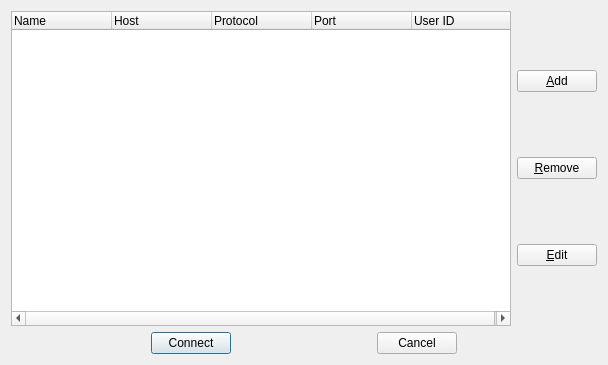
<?xml version="1.0" encoding="UTF-8"?>
<ui version="4.0">
 <class>AddressBookDialog</class>
 <widget class="QDialog" name="AddressBookDialog">
  <property name="geometry">
   <rect>
    <x>0</x>
    <y>0</y>
    <width>608</width>
    <height>365</height>
   </rect>
  </property>
  <property name="windowTitle">
   <string>Address book</string>
  </property>
  <layout class="QVBoxLayout" name="verticalLayout_2">
   <item>
    <layout class="QHBoxLayout" name="horizontalLayout">
     <item>
      <widget class="QTreeWidget" name="addressTree">
       <property name="editTriggers">
        <set>QAbstractItemView::NoEditTriggers</set>
       </property>
       <property name="selectionMode">
        <enum>QAbstractItemView::SingleSelection</enum>
       </property>
       <property name="selectionBehavior">
        <enum>QAbstractItemView::SelectRows</enum>
       </property>
       <property name="rootIsDecorated">
        <bool>false</bool>
       </property>
       <property name="allColumnsShowFocus">
        <bool>true</bool>
       </property>
       <attribute name="headerStretchLastSection">
        <bool>false</bool>
       </attribute>
       <column>
        <property name="text">
         <string>Name</string>
        </property>
       </column>
       <column>
        <property name="text">
         <string>Host</string>
        </property>
       </column>
       <column>
        <property name="text">
         <string>Protocol</string>
        </property>
       </column>
       <column>
        <property name="text">
         <string>Port</string>
        </property>
       </column>
       <column>
        <property name="text">
         <string>User ID</string>
        </property>
       </column>
      </widget>
     </item>
     <item>
      <layout class="QVBoxLayout" name="verticalLayout">
       <item>
        <widget class="QPushButton" name="addButton">
         <property name="text">
          <string>&amp;Add</string>
         </property>
        </widget>
       </item>
       <item>
        <widget class="QPushButton" name="removeButton">
         <property name="text">
          <string>&amp;Remove</string>
         </property>
        </widget>
       </item>
       <item>
        <widget class="QPushButton" name="editButton">
         <property name="text">
          <string>&amp;Edit</string>
         </property>
        </widget>
       </item>
      </layout>
     </item>
    </layout>
   </item>
   <item>
    <layout class="QHBoxLayout" name="horizontalLayout_2">
     <item>
      <widget class="QPushButton" name="connectButton">
       <property name="sizePolicy">
        <sizepolicy hsizetype="Fixed" vsizetype="Fixed">
         <horstretch>0</horstretch>
         <verstretch>0</verstretch>
        </sizepolicy>
       </property>
       <property name="text">
        <string>Connect</string>
       </property>
       <property name="default">
        <bool>true</bool>
       </property>
      </widget>
     </item>
     <item>
      <widget class="QPushButton" name="cancelButton">
       <property name="sizePolicy">
        <sizepolicy hsizetype="Fixed" vsizetype="Fixed">
         <horstretch>0</horstretch>
         <verstretch>0</verstretch>
        </sizepolicy>
       </property>
       <property name="text">
        <string>Cancel</string>
       </property>
      </widget>
     </item>
    </layout>
   </item>
  </layout>
 </widget>
 <tabstops>
  <tabstop>addressTree</tabstop>
  <tabstop>addButton</tabstop>
  <tabstop>removeButton</tabstop>
  <tabstop>editButton</tabstop>
  <tabstop>connectButton</tabstop>
  <tabstop>cancelButton</tabstop>
 </tabstops>
 <resources/>
 <connections>
  <connection>
   <sender>connectButton</sender>
   <signal>clicked()</signal>
   <receiver>AddressBookDialog</receiver>
   <slot>accept()</slot>
   <hints>
    <hint type="sourcelabel">
     <x>191</x>
     <y>343</y>
    </hint>
    <hint type="destinationlabel">
     <x>303</x>
     <y>182</y>
    </hint>
   </hints>
  </connection>
  <connection>
   <sender>cancelButton</sender>
   <signal>clicked()</signal>
   <receiver>AddressBookDialog</receiver>
   <slot>reject()</slot>
   <hints>
    <hint type="sourcelabel">
     <x>416</x>
     <y>343</y>
    </hint>
    <hint type="destinationlabel">
     <x>303</x>
     <y>182</y>
    </hint>
   </hints>
  </connection>
  <connection>
   <sender>addressTree</sender>
   <signal>itemDoubleClicked(QTreeWidgetItem*,int)</signal>
   <receiver>AddressBookDialog</receiver>
   <slot>accept()</slot>
   <hints>
    <hint type="sourcelabel">
     <x>262</x>
     <y>166</y>
    </hint>
    <hint type="destinationlabel">
     <x>303</x>
     <y>182</y>
    </hint>
   </hints>
  </connection>
 </connections>
</ui>
